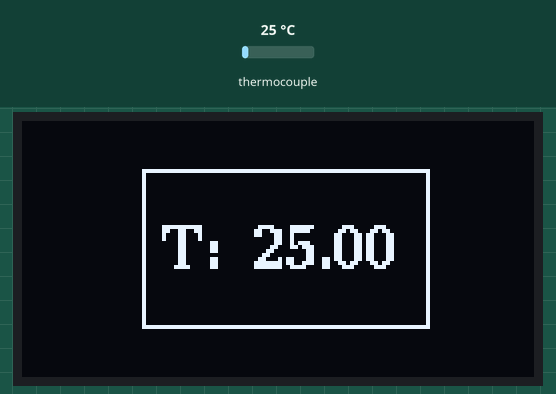
The program below on a simulated ESP32-C3. Shown: 128×64 one-colour display. The test bench sets the inputs (shaded band); at power-on: thermocouple 25 °C. WiFi joins after 1.5 s; servers stay silent unless stated; what the program prints to the serial monitor is not drawn.

Above: at 3.6 s.
3.7 s: thermocouple set to 6 °C
At 4.8 s:
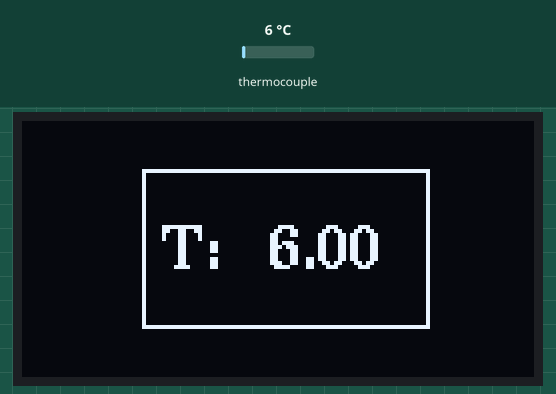
5.5 s: thermocouple set to 75 °C
At 7.2 s:
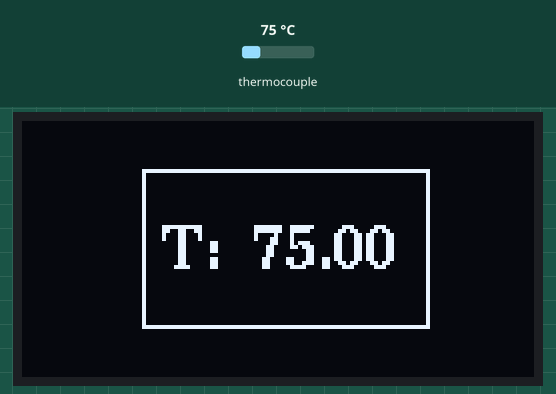
7.5 s: thermocouple set to 150 °C
At 9.0 s:
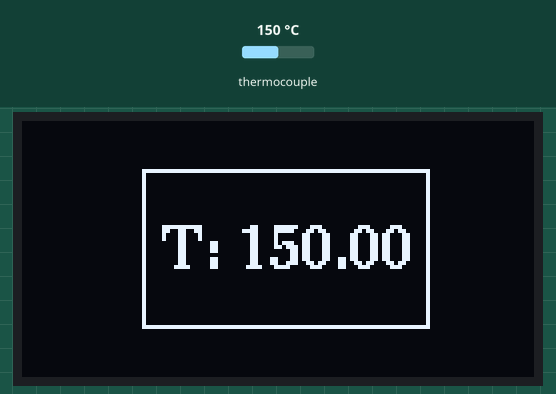
Timing chart, 0 to 10.5 s (numbered marks = the images above; inputs shaded):
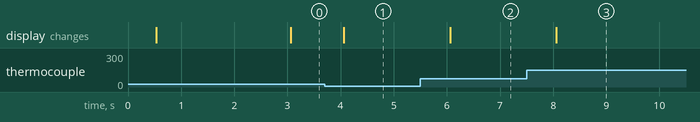

The program:

main.cpp
```cpp
#include <Arduino.h>
#include <WiFi.h>
#include <WebServer.h>
#include <U8g2lib.h>
#include <Wire.h>
#include <Adafruit_MAX31865.h>
#include <ArduinoJson.h>

// Software SPI: CS, DI, DO, CLK
Adafruit_MAX31865 thermo = Adafruit_MAX31865(4, 7, 8, 9);

const char* ssid = "m_unifi_main";
const char* password = "shoal-mUpU@S";

// 72x40 mapped into SSD1306 128x64 buffer
U8G2_SSD1306_128X64_NONAME_F_HW_I2C u8g2(U8G2_R0, U8X8_PIN_NONE, 6, 5);
int width = 72;
int height = 40;
int xOffset = 30;
int yOffset = 12;

#define RREF      4300.0
#define RNOMINAL  1000.0

// Global temperature variable
float temperature = -100.0;

// -------- Ring buffer config --------
static const uint16_t HISTORY_LEN = 240; // 2 hours, every 30 seconds.
static float tempHistory[HISTORY_LEN];
static uint16_t histWrite = 0;
static uint16_t histCount = 0;

// timing
static uint32_t lastSampleMs = 0;
static uint32_t lastHistoryMs = 0;

float tempAverage = 0.0;
static uint32_t nrOfMeasurement = 0;

void addTempSample(float t) {
  tempHistory[histWrite] = t;
  histWrite = (histWrite + 1) % HISTORY_LEN;
  if (histCount < HISTORY_LEN) histCount++;
}

// HTML page (uses fetch to poll /temp every 1s)
const char index_html[] PROGMEM = R"rawliteral(
<!doctype html>
<html>
  <head>
    <meta charset="utf-8">
    <title>ESP32-C3 Temperature</title>
    <meta name="viewport" content="width=device-width,initial-scale=1">
    <style>
      :root{
        --bg1:#f6fff8;
        --bg2:#ffffff;
        --card:#ffffff;
        --text:#0f172a;
        --muted:#475569;
        --green1:#0ea75a;
        --green2:#21c46b;
      }

      body{
        font-family:-apple-system,BlinkMacSystemFont,"Segoe UI",Roboto,"Helvetica Neue",Arial;
        margin:0;
        min-height:100vh;
        background: radial-gradient(1200px 600px at 20% 10%, #d8ffe7, transparent 60%),
                    radial-gradient(900px 500px at 90% 30%, #d2fbe2, transparent 55%),
                    linear-gradient(180deg, var(--bg1), var(--bg2));
        display:flex;
        align-items:center;
        justify-content:center;
        padding:20px;
        color:var(--text);
      }

      .wrap{
        width:min(1100px, 98vw);
      }

      .header{
        display:flex;
        align-items:flex-end;
        justify-content:space-between;
        gap:16px;
        margin-bottom:14px;
      }

      .title{
        font-size:14px;
        letter-spacing:.08em;
        text-transform:uppercase;
        color:var(--muted);
      }

      .readout{
        display:flex;
        align-items:baseline;
        gap:10px;
      }

      #temp{
        font-size:84px;
        font-weight:800;
        line-height:1;
        letter-spacing:.5px;
      }

      .unit{
        font-size:26px;
        font-weight:700;
        color:var(--muted);
      }

      .sub{
        margin-top:4px;
        font-size:13px;
        color:var(--muted);
      }

      .panel{
        border-radius:22px;
        background:rgba(255,255,255,0.75);
        backdrop-filter: blur(10px);
        box-shadow: 0 18px 60px rgba(2, 44, 20, 0.14);
        padding:18px;
      }

      /* Big chart dominates */
      canvas{
        width:100%;
        height:520px; /* BIG */
        display:block;
        border-radius:18px;
        background:
          radial-gradient(900px 400px at 20% 20%, rgba(34,197,94,0.35), transparent 55%),
          radial-gradient(700px 380px at 80% 30%, rgba(16,185,129,0.28), transparent 60%),
          linear-gradient(180deg, rgba(6,95,70,0.35), rgba(34,197,94,0.18));
        box-shadow: inset 0 0 0 1px rgba(255,255,255,0.18);
      }

      @media (max-width: 720px){
        #temp{ font-size:68px; }
        canvas{ height:420px; }
      }
    </style>
  </head>

  <body>
    <div class="wrap">
      <div class="header">
        <div>
          <div class="title">Temperature monitor</div>
          <div class="sub">Updates every second • history up to 2 hours</div>
        </div>

        <div class="readout">
          <div id="temp">--.-</div>
          <div class="unit">°C</div>
        </div>
      </div>

      <div class="panel">
        <canvas id="tempChart" width="1200" height="520"></canvas>
      </div>
    </div>

    <script>
      const maxSeconds = 240;
      const dataPoints = [];

      const canvas = document.getElementById("tempChart");
      const ctx = canvas.getContext("2d");

      function roundDownTo5(x){ return Math.floor(x / 5) * 5; }
      function roundUpTo5(x){ return Math.ceil(x / 5) * 5; }

      async function fetchCurrentTemp() {
        const res = await fetch('/temp', { cache: 'no-store' });
        if (!res.ok) throw new Error('Network response not OK');
        const j = await res.json();
        return Number(j.temp);
      }

      async function loadHistory() {
        try {
          const res = await fetch('/history', { cache: 'no-store' });
          if (!res.ok) throw new Error('History endpoint not OK');
          const j = await res.json();
          const arr = Array.isArray(j) ? j : (Array.isArray(j.temps) ? j.temps : []);
          console.log('Loaded history points:', arr);
          console.log('datapoints before update:', dataPoints);
          for(let i = 0; i < arr.length; i++) dataPoints[i] = arr[i]; // update in-place to avoid reallocating array and breaking references
          drawChart();
        } catch (e) {
          console.warn('loadHistory error', e);
        }
      }

      async function tick() {
        if (tick.counter == undefined) tick.counter = 0;
        try {
          const value = await fetchCurrentTemp();
          document.getElementById('temp').textContent = value.toFixed(2);
          if (tick.counter++ % 30 == 0) { // every 30 ticks, add to chart for smoother animation
            loadHistory(); // reload full history every 30s to correct any drift or missed points
          }
        } catch (e) {
          document.getElementById('temp').textContent = '--.-';
          console.warn('tick error', e);
        }
      }

      function addDataPoint(value) {
        dataPoints.push(value);
        if (dataPoints.length > maxSeconds) dataPoints.shift();
      }

      function drawGridAndLabels(min5, max5, padL, padR, padT, padB, innerW, innerH){
        const w = canvas.width, h = canvas.height;

        const MAGENTA_LINE = "rgba(255, 0, 255, 0.35)";
        const MAGENTA_TEXT = "rgba(255, 0, 255, 0.95)";

        // outer frame
        ctx.save();
        ctx.strokeStyle = MAGENTA_LINE;
        ctx.lineWidth = 1;
        ctx.strokeRect(0.5, 0.5, w - 1, h - 1);
        ctx.restore();

        // ----- Horizontal grid every 5°C -----
        ctx.save();
        ctx.font = "14px -apple-system, BlinkMacSystemFont, Segoe UI, Roboto, Arial";
        ctx.lineWidth = 1;

        for (let t = min5; t <= max5; t += 5){
          const norm = (t - min5) / (max5 - min5 || 1);
          const y = padT + (1 - norm) * innerH;
          const yy = Math.round(y) + 0.5;

          // grid line
          ctx.strokeStyle = MAGENTA_LINE;
          ctx.beginPath();
          ctx.moveTo(padL, yy);
          ctx.lineTo(padL + innerW, yy);
          ctx.stroke();

          // label
          ctx.fillStyle = MAGENTA_TEXT;
          ctx.fillText(`${t}°C`, padL + 8, yy - 18);
        }
        ctx.restore();


        // ----- Vertical time markers -----
        const markers = [
          { secondsAgo: 240, label: "2h" },
          { secondsAgo: 120, label: "1h" },
          { secondsAgo: 60,  label: "30m" }
        ];

        ctx.save();
        ctx.font = "14px -apple-system, BlinkMacSystemFont, Segoe UI, Roboto, Arial";
        ctx.lineWidth = 1;

        markers.forEach(m => {
          const x = padL + innerW - (m.secondsAgo / maxSeconds) * innerW;
          const xx = Math.round(x) + 0.5;

          // vertical line
          ctx.strokeStyle = MAGENTA_LINE;
          ctx.beginPath();
          ctx.moveTo(xx, padT);
          ctx.lineTo(xx, padT + innerH);
          ctx.stroke();

          // label
          ctx.fillStyle = MAGENTA_TEXT;
          ctx.fillText(
            m.label,
            Math.min(Math.max(xx + 6, padL + 6), padL + innerW - 30),
            padT + innerH + 10
          );
        });

        ctx.restore();
      }

      function drawSmoothedPath(xs, ys) {
        const n = xs.length;
        if (n < 2) return;

        ctx.beginPath();
        ctx.moveTo(xs[0], ys[0]);

        for (let i = 0; i < n - 1; i++) {
          const x0 = xs[Math.max(0, i - 1)];
          const y0 = ys[Math.max(0, i - 1)];
          const x1 = xs[i];
          const y1 = ys[i];
          const x2 = xs[i + 1];
          const y2 = ys[i + 1];
          const x3 = xs[Math.min(n - 1, i + 2)];
          const y3 = ys[Math.min(n - 1, i + 2)];

          const t = 0.22;
          const cp1x = x1 + (x2 - x0) * t;
          const cp1y = y1 + (y2 - y0) * t;
          const cp2x = x2 - (x3 - x1) * t;
          const cp2y = y2 - (y3 - y1) * t;

          ctx.bezierCurveTo(cp1x, cp1y, cp2x, cp2y, x2, y2);
        }
      }

      function drawChart() {
        const w = canvas.width;
        const h = canvas.height;

        ctx.clearRect(0, 0, w, h);

        if (dataPoints.length < 2) return;

        // padding inside the canvas (big readable chart)
        const padL = 70;
        const padR = 26;
        const padT = 26;
        const padB = 46;

        const innerW = w - padL - padR;
        const innerH = h - padT - padB;

        // Determine min/max, then snap to 5°C grid
        const minRaw = Math.min(...dataPoints);
        const maxRaw = Math.max(...dataPoints);

        // add a little breathing room
        const min5 = roundDownTo5(minRaw - 0.5);
        const max5 = roundUpTo5(maxRaw + 0.5);

        const range = (max5 - min5) || 1;

        // Grid (every 5°C) + labels
        drawGridAndLabels(min5, max5, padL, padR, padT, padB, innerW, innerH);

        // Build points
        const n = dataPoints.length;
        const xs = new Array(n);
        const ys = new Array(n);

        for (let i = 0; i < n; i++) {
          const x = padL + (i / (n - 1)) * innerW;
          const norm = (dataPoints[i] - min5) / range;  // 0..1
          const y = padT + (1 - norm) * innerH;
          xs[i] = x;
          ys[i] = y;
        }

        // Area fill under curve
        ctx.save();
        drawSmoothedPath(xs, ys);
        ctx.lineTo(padL + innerW, padT + innerH);
        ctx.lineTo(padL, padT + innerH);
        ctx.closePath();
        ctx.fillStyle = "rgba(255,255,255,0.10)";
        ctx.fill();
        ctx.restore();

        // Line
        ctx.save();
        ctx.lineWidth = 4;
        ctx.strokeStyle = "rgba(255,255,255,0.92)";
        ctx.shadowColor = "rgba(0,0,0,0.20)";
        ctx.shadowBlur = 10;
        drawSmoothedPath(xs, ys);
        ctx.stroke();
        ctx.restore();

        // Latest dot + value bubble
        const lx = xs[n - 1];
        const ly = ys[n - 1];
        const latest = dataPoints[n - 1];

        ctx.save();
        ctx.fillStyle = "rgba(255,255,255,0.95)";
        ctx.beginPath();
        ctx.arc(lx, ly, 6.5, 0, Math.PI * 2);
        ctx.fill();
        ctx.restore();

        // value label near latest point
        ctx.save();
        ctx.font = "16px -apple-system, BlinkMacSystemFont, Segoe UI, Roboto, Arial";
        const label = latest.toFixed(1) + "°C";
        const tw = ctx.measureText(label).width;
        const bx = Math.min(Math.max(lx - tw - 22, padL + 6), padL + innerW - tw - 14);
        const by = Math.max(ly - 34, padT + 6);

        ctx.fillStyle = "rgba(0,0,0,0.22)";
        ctx.beginPath();
        ctx.roundRect(bx, by, tw + 16, 26, 10);
        ctx.fill();

        ctx.fillStyle = "rgba(255,255,255,0.95)";
        ctx.fillText(label, bx + 8, by + 18);
        ctx.restore();
      }

      // Startup
      (async () => {
        await loadHistory();
        await tick();
        setInterval(tick, 1000);
      })();
    </script>
  </body>
</html>
)rawliteral";

WebServer server(80);

/*
static void sendHistoryJson() {
  // Return oldest -> newest
  const uint16_t count = histCount;
  const uint16_t start = (histWrite + HISTORY_LEN - count) % HISTORY_LEN;

  server.setContentLength(CONTENT_LENGTH_UNKNOWN);
  server.send(200, "application/json", ""); // headers now

  WiFiClient client = server.client();
  client.print("{\"temps\":[");

  for (uint16_t i = 0; i < count; i++) {
    uint16_t idx = (start + i) % HISTORY_LEN;
    if (i) client.print(',');
    client.print(tempHistory[idx], 2);
    // Optional: yield a bit to keep WiFi happy on long responses
    if ((i & 0xFF) == 0) delay(0);
  }

  client.print("]}");
}
  */

void setup() {
  Serial.begin(115200);
  delay(500);

  thermo.begin(MAX31865_3WIRE);

  u8g2.begin();
  u8g2.setContrast(255);
  u8g2.setBusClock(400000);
  u8g2.setFont(u8g2_font_ncenB10_tr);

  WiFi.mode(WIFI_STA);
  WiFi.begin(ssid, password);
  WiFi.setTxPower(WIFI_POWER_8_5dBm);

  unsigned long start = millis();
  while (WiFi.status() != WL_CONNECTED && millis() - start < 20000) {
    Serial.print('.');
    delay(500);
  }

  if (WiFi.status() == WL_CONNECTED) {
    Serial.println("\nWiFi connected");
    Serial.print("IP address: ");
    Serial.println(WiFi.localIP());
  } else {
    Serial.println("\nFailed to connect to WiFi");
  }

  server.on("/", HTTP_GET, []() {
    server.send_P(200, "text/html", index_html);
  });

  server.on("/temp", HTTP_GET, []() {
    String response = "{\"temp\":";
    response += String(temperature, 2);  // 2 decimal places
    response += "}";

    server.send(200, "application/json", response);
  });

  server.on("/history", HTTP_GET, []() {
    String response = "{\"temps\":[";
    // Return oldest -> newest
    const uint16_t count = histCount;
    const uint16_t start = (histWrite + HISTORY_LEN - count) % HISTORY_LEN;
    for (uint16_t i = 0; i < count; i++) {
      uint16_t idx = (start + i) % HISTORY_LEN;
      if (i) response += ",";
      response += String(tempHistory[idx], 2);
    }
    response += "]}";
    server.send(200, "application/json", response);
  });

  server.begin();

  // Init temp history with current temp to avoid weird graph on first load
  temperature = thermo.temperature(RNOMINAL, RREF);
  for (uint16_t i = 0; i < HISTORY_LEN; i++) {
    addTempSample(temperature);
  }

  lastSampleMs = millis();
}

void loop() {
  // Keep web server responsive
  server.handleClient();

  // 1 Hz sampling + display update without blocking
  uint32_t now = millis();
  if (now - lastSampleMs >= 1000) {
    lastSampleMs += 1000;
    tempAverage += temperature;
    nrOfMeasurement++;

    temperature = thermo.temperature(RNOMINAL, RREF);
    if (lastHistoryMs + 30000 <= now) { // every 30s, add to history
      lastHistoryMs = now;
      addTempSample(tempAverage / nrOfMeasurement);
      nrOfMeasurement = 0;
      tempAverage = 0.0;
    }

    u8g2.clearBuffer();
    u8g2.drawFrame(xOffset + 0, yOffset + 0, width, height);
    u8g2.setCursor(xOffset + 5, yOffset + 25);
    u8g2.printf("T: %6.2f", temperature);
    u8g2.sendBuffer();
  }
}
```

Measured:
- after the input at 3.7 s, the display: changes after 0.36 s (image 1)
- after the input at 5.5 s, the display: changes after 0.56 s (image 2)
- after the input at 7.5 s, the display: changes after 0.56 s (image 3)
